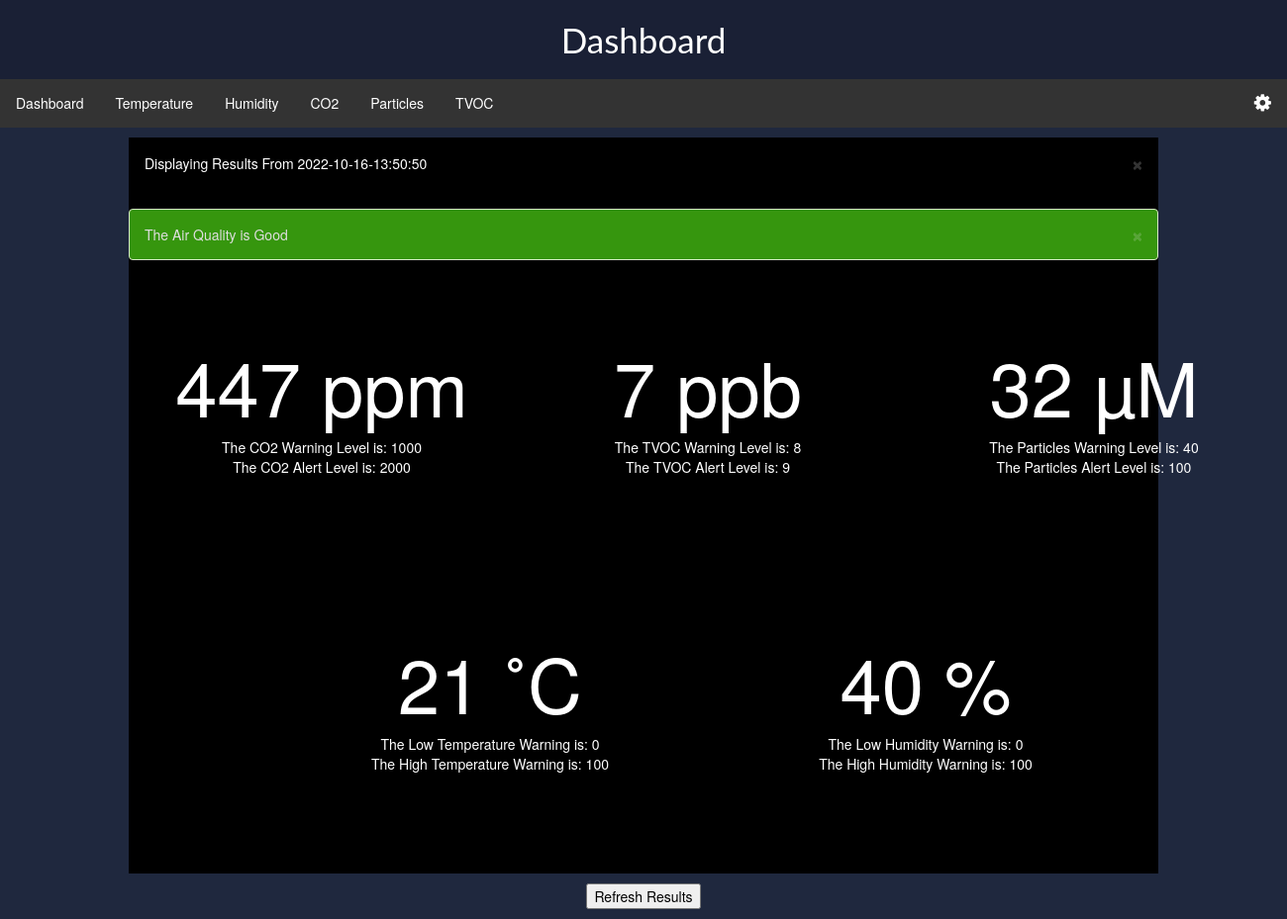
Before: /main_dashboard with the older database file.
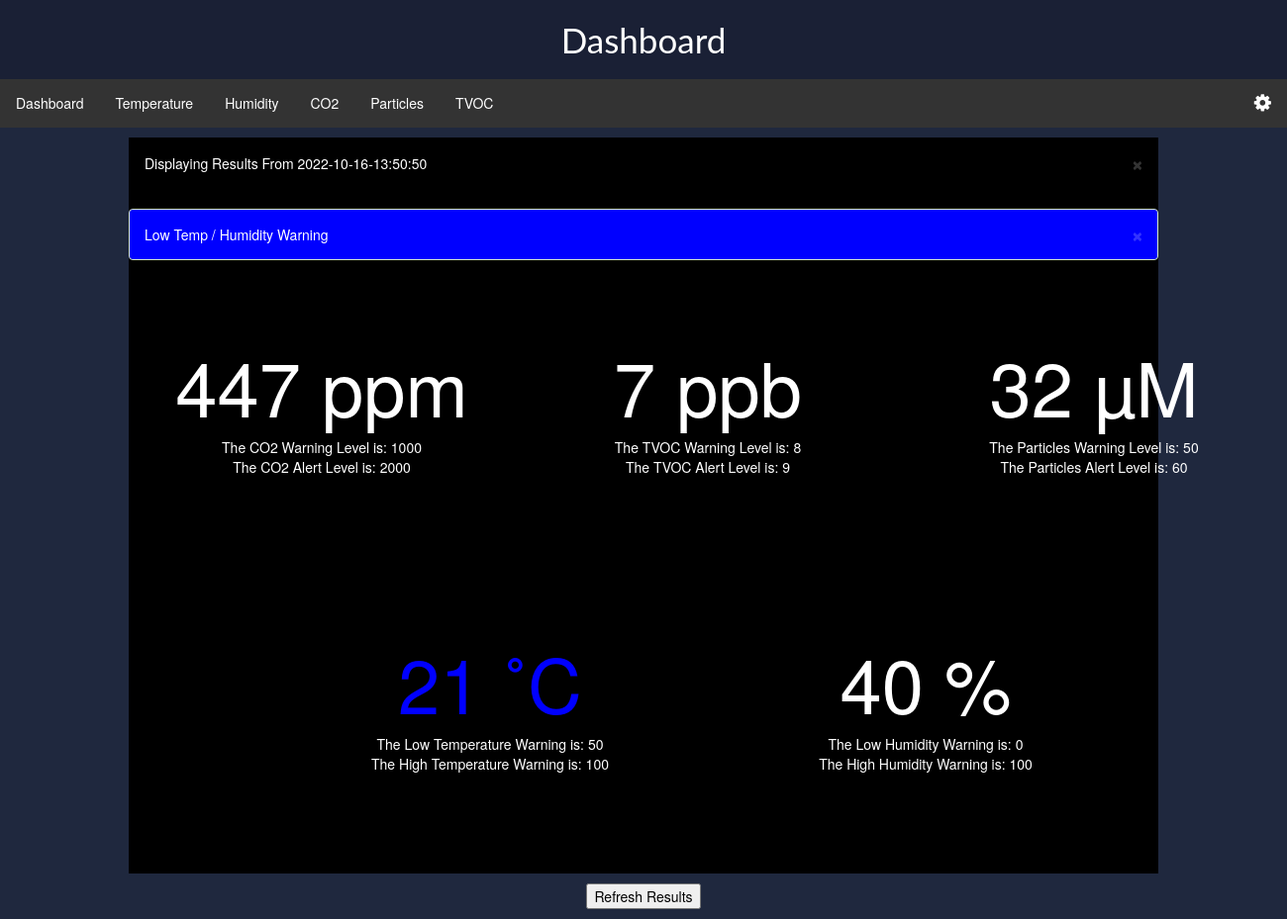
After: the same page with the newer database file.
### app/models.py (models this page shows, shortened)
class PaginatedAPIMixin(object):
    @staticmethod
    def to_collection_dict(query, page, per_page, endpoint, **kwargs):
        resources = query.paginate(page, per_page, False)
        data = {
            "items": [item.to_dict() for item in resources.items],
            "_meta": {
                "page": page,
                "per_page": per_page,
                "total_pages": resources.pages,
                "total_items": resources.total,
            },
            "_links": {
                "self": url_for(endpoint, page=page, per_page=per_page, **kwargs),
                "next": url_for(endpoint, page=page + 1, per_page=per_page, **kwargs)
                if resources.has_next
                else None,
                "prev": url_for(endpoint, page=page - 1, per_page=per_page, **kwargs)
                if resources.has_prev
                else None,
            },
        }
        return data

class AirQuality(PaginatedAPIMixin, db.Model):
    timestamp = db.Column(
        db.String(64),
        index=True,
        default=str(datetime.now()).replace(" ", "-"),
        nullable=False,
        primary_key=True,
    )
    js_timestamp = db.Column(
        db.Integer,
        default=time.mktime(datetime.now().timetuple()) * 1000,
    )
    temp = db.Column(db.Integer)
    humidity = db.Column(db.Integer)
    particles = db.Column(db.Integer)
    eco2 = db.Column(db.Integer)
    tvoc = db.Column(db.Integer)
    def to_dict(self):
        data = {
            "timestamp": self.timestamp,
            "js_timestamp": self.js_timestamp,
            "temp": self.temp,
            "humidity": self.humidity,
            "particles": self.particles,
            "eco2": self.eco2,
            "tvoc": self.tvoc,
        }
        return data

class Settings(db.Model):
    id = db.Column(db.Integer, primary_key=True)
    temperature_lower_bound = db.Column(
        db.Integer,
        default=0)
    temperature_upper_bound = db.Column(
        db.Integer,
        default=100)
    humidity_lower_bound = db.Column(
        db.Integer,
        default=0)
    humidity_upper_bound = db.Column(
        db.Integer,
        default=100)
    co2_lower_bound = db.Column(
        db.Integer,
        default=1000)
    co2_upper_bound = db.Column(
        db.Integer,
        default=2000)
    particles_lower_bound = db.Column(
        db.Integer,
        default=50)
    particles_upper_bound = db.Column(
        db.Integer,
        default=100)
    tvoc_lower_bound = db.Column(
        db.Integer,
        default=3)
    tvoc_upper_bound = db.Column(
        db.Integer,
        default=5)

### app/routes.py (the view, shortened to what this page needs)
@app.route("/")
@app.route("/main_dashboard")
def main_dashboard():
    settings = Settings.query.filter_by(id=0).first()
    airqualityList = AirQuality.query.all()[-1]
    check = list(airqualityList.to_dict().values())[2:] == [0,0,0,0,0]
    if(check):
        airqualityList = AirQuality.query.all()[-2]
    flash('Displaying Results From {date}'.format(date=list(airqualityList.to_dict().values())[0].split(".")[0]))
    timestamp = airqualityList.timestamp
    if(not timestamp):
        timestamp=0
    temp = airqualityList.temp
    if(not temp):
        temp=0
    humidity = airqualityList.humidity
    if(not humidity):
        humidity=0
    particles = airqualityList.particles
    if(not particles):
        particles=0
    eco2 = airqualityList.eco2
    if(not eco2):
        eco2=0
    tvoc = airqualityList.tvoc
    if(not tvoc):
        tvoc=0
    alert_count = 0
    warning_count = 0
    low_count = 0
    if (temp >= settings.temperature_upper_bound):
        warning_count+=1
    if (temp <= settings.temperature_lower_bound):
        low_count+=1
    if (humidity >= settings.humidity_upper_bound):
        warning_count+=1
    if (humidity <= settings.humidity_lower_bound):
        low_count+=1
    if (particles >= settings.particles_upper_bound):
        alert_count+=1
    elif(particles >= settings.particles_lower_bound):
        warning_count+=1
    if (eco2 >= settings.co2_upper_bound):
        alert_count+=1
    elif(eco2 >= settings.co2_lower_bound):
        warning_count+=1
    if (tvoc >= settings.tvoc_upper_bound):
        alert_count+=1
    elif(tvoc >= settings.tvoc_lower_bound):
        warning_count+=1
    if(low_count != 0 and warning_count==0 and alert_count==0):
        flash("Low Temp / Humidity Warning", 'low')
    elif(warning_count == 0 and alert_count == 0 and low_count == 0):
        flash("The Air Quality is Good", 'success')
    elif(warning_count != 0 and alert_count != 0):
        flash("There is {alerts} alert(s) and {warnings} warning(s)".format(alerts=alert_count, warnings=warning_count+low_count), 'danger')
    elif(alert_count == 0 and low_count == 0):
        flash("There is {warnings} warning(s)".format(warnings=warning_count+low_count), 'warning')
    else:
        flash("There is {alerts} alert(s)".format(alerts=alert_count),'danger')
    return render_template('main_dashboard.html',
    timestamp=timestamp,temp = temp, humidity = humidity,
    particles = particles, eco2 = eco2, tvoc = tvoc,
    settings_data = settings)

### app/templates/main_dashboard.html (shortened to what this page needs)
{% extends "base.html" %}
{% block javascriptsLink %}
<link rel="stylesheet" href="https://cdnjs.cloudflare.com/ajax/libs/font-awesome/4.7.0/css/font-awesome.min.css">
<link rel="stylesheet" href="https://maxcdn.bootstrapcdn.com/bootstrap/3.4.1/css/bootstrap.min.css">
{% endblock javascriptsLink %}
{% block heading %}Dashboard{% endblock %}
{% block content %}
    <div class="centered">
      {% with messages = get_flashed_messages(with_categories=true) %}
        {% if messages %}
          {% for category, message in messages %}
          <div class = "alert alert-{{category}} alert-dismissible">
            <span>
              {{message}}
            </span>
            <button type ="button" class="close" data-dismiss="alert" aria-label ="Close">
              <span aria-hidden = "true"> &times;</span>
            </button>
          </div>
          {% endfor %}
        {% endif %}
      {% endwith %}
      <div class ="container">
        <div class="row row-tiles">
          <div class="column-4 project-1 col-md-6">
            <h2 class="project-text co2" value={{eco2}} >{{eco2}} ppm</h2>
            <div class="settings low_co2_settings">The CO2 Warning Level is: {{settings_data.co2_lower_bound}}</div>
            <div class="settings high_co2_settings">The CO2 Alert Level is: {{settings_data.co2_upper_bound}}</div>
          </div>
          <div class="column-4 project-1 col-md-6">
            <h2 class="project-text tvoc">{{tvoc}} ppb</h2>
            <div class="settings low_tvoc_settings">The TVOC Warning Level is: {{settings_data.tvoc_lower_bound}}</div>
            <div class="settings high_tvoc_settings">The TVOC Alert Level is: {{settings_data.tvoc_upper_bound}}</div>
          </div>
          <div class="column-4 project-1 col-md-6">
              <h2 class="project-text particles">{{particles}} µM</h2>
              <div class="settings low_particles_settings">The Particles Warning Level is: {{settings_data.particles_lower_bound}}</div>
              <div class="settings high_particles_settings">The Particles Alert Level is: {{settings_data.particles_upper_bound}}</div>
          </div>
        </div>
        <div class="row row-tiles">
          <div class="column-5 project-1 col-md-4">
            <h2 id="temperature" class="project-text parm temp">{{temp}} ˚C</h2>
            <div class="settings low_temp_settings">The Low Temperature Warning is: {{settings_data.temperature_lower_bound}}</div>
            <div class="settings high_temp_settings">The High Temperature Warning is: {{settings_data.temperature_upper_bound}}</div>
          </div>
          <div class="column-5 project-1 col-md-4">
              <h2 class="project-text humidity">{{humidity}} %</h2>
              <div class="settings low_humidity_settings">The Low Humidity Warning is: {{settings_data.humidity_lower_bound}}</div>
              <div class="settings high_humidity_settings">The High Humidity Warning is: {{settings_data.humidity_upper_bound}}</div>
          </div>
        </div>
      </div>
    </div>
    <div class="refresh">
      <button class="refresh" onClick="window.location.reload();">Refresh Results</button>
      </div>
  {% endblock %}

### app/templates/base.html (shortened to what this page needs)
<!DOCTYPE html>
<html>
  <head>
    <link rel="stylesheet" href="{{url_for('static', filename='styles/css/main_dashboard.css')}}">
    {% block javascriptsLink %}{% endblock javascriptsLink %}
  </head>
  <body>
    <div class='heading'>{% block heading %}{% endblock %}</div>
    <div style="position: sticky; top: 0; z-index: 4;">
        <ul>
            <li><a href="/main_dashboard">Dashboard</a></li>
            <li><a href="/main_temperature">Temperature</a></li>
            <li><a href="/main_humidity">Humidity</a></li>
            <li><a href="/main_co2">CO2</a></li>
            <li><a href="/main_particles">Particles</a></li>
            <li><a href="/main_dust">TVOC</a></li>
            <li style="float: right;"><a href="/main_settings"><i class="fa fa-gear" style="font-size:20px;"></i></a></li>
          </ul>
    </div>
    {% block content %}{% endblock %}
  </body>
  </html>

### app/static/styles/css/main_dashboard.css (style rules this page uses)
body { background-color: rgb(31, 40, 62) !important; color: white !important; margin: 0; font-family: Lato,sans-serif; font-size: 1rem; line-height: 1.5; overflow-x: hidden; }
.heading { text-align: center; padding: 15px; font-size: 35px; font-family: Lato,sans-serif; background-color: rgb(26, 32, 53); }
ul { list-style-type: none; margin: 0; padding: 0; overflow: hidden; background-color: #333 !important; }
li { float: left; }
li a { display: block; color: rgb(255, 255, 255) !important; text-align: center !important; padding: 14px 16px !important; text-decoration: none !important; }
.column-4 { float: left; width: 30%; padding: 20px; margin: 25px; height: 250px; }
.column-5 { align-items: center; justify-content: center; text-align: center; width: 25%; padding: 20px; margin: 25px; height: 250px; }
.project-text { font-size: 76px; text-align: center; color: #ffffff; }
.centered { background: black; margin: 0 auto; width: 80%; }
.alert-low { color: white !important; background-color: blue !important; border-color: #d6e9c6 !important; }
.row-tiles { align-items: center; justify-content: center; display : flex; }
.refresh { display: flex; justify-content: center; }
button.refresh { color: black; margin: 10px border-radius: 15px; margin: 10px; }
.settings { display: flex; justify-content: center; align-items: center; text-align: center; }

Changed rows visible on the page:
changed Settings: particles_lower_bound "40" → "50"; particles_upper_bound "100" → "60"; temperature_lower_bound "0" → "50"
Other visible differences:
new list line: "Low Temp / Humidity Warning ×"
list line gone: "The Air Quality is Good ×"
